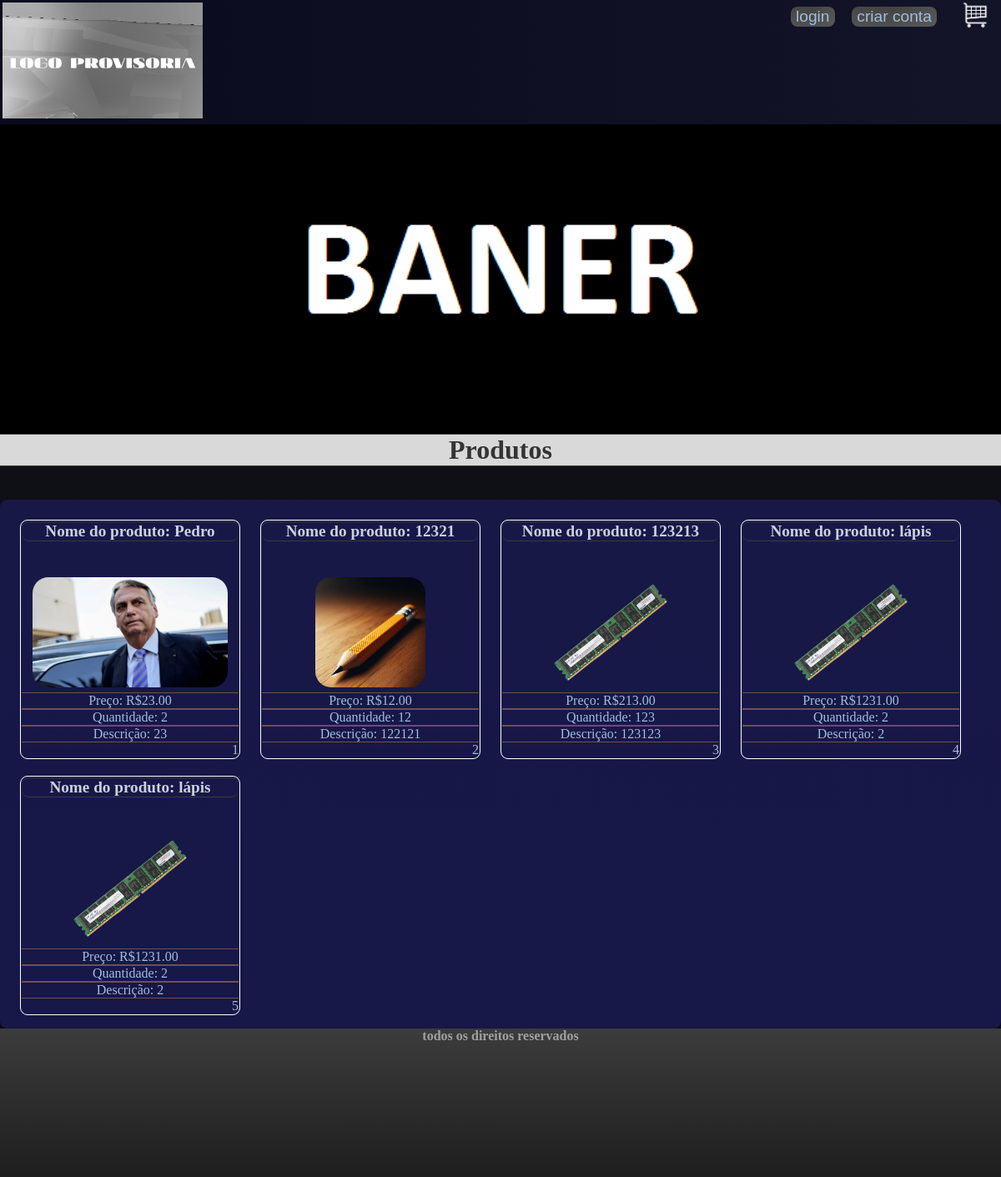
Before: / with the older database file.
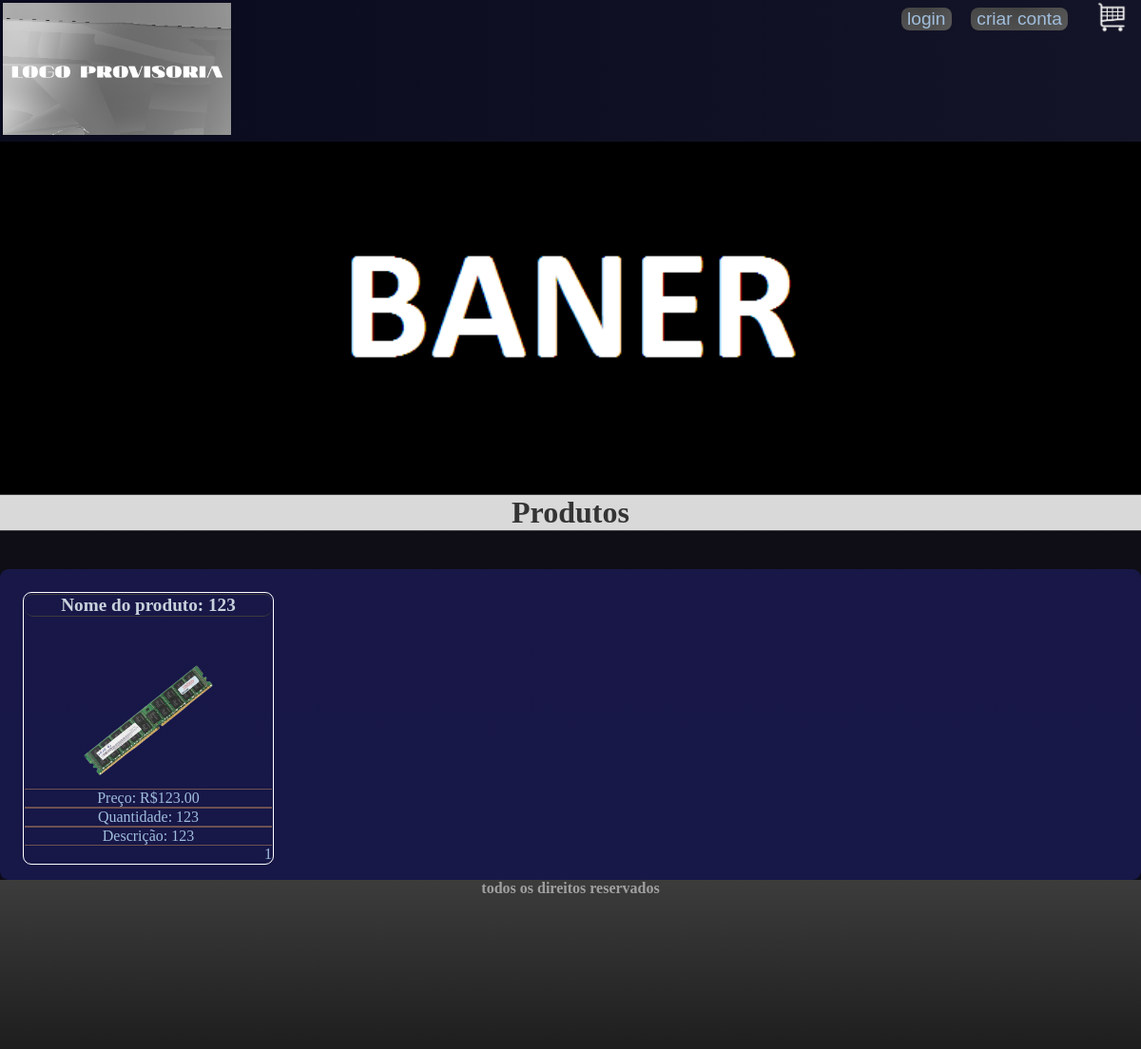
After: the same page with the newer database file.
### tables this page shows
CREATE TABLE `produto` (
  `id_produto` int NOT NULL,
  `nome_produto` varchar(80) NOT NULL,
  `preco_produto` decimal(10,2) NOT NULL,
  `quantidade_produto` varchar(100) NOT NULL,
  `fk_id_cores` int DEFAULT NULL,
  `fk_id_categorias` int DEFAULT NULL,
  `imagem` varchar(225) NOT NULL,
  `descricao` text NOT NULL
);

### index.php (the view, shortened to what this page needs)
?><!doctype html>
<html lang="pt-br">
<head>
    <link rel="stylesheet" href="css/style.css">
    </head>
<body>
    <header>
        <div class="menu">
            <div>
            <a href="index.php">
                <li><img src="img/logo.png" class="imglogo" id="img1"></li>
            </a>
            </div>
<div class="login">
<button><a href="login.php">login</a></button>
<button><a href="criar_conta.php">criar conta</a></button>
    <div class="carrinho">
<a href="carrinho.php">
    <img src="img/carrinho.png" alt="Google (Noto Color Emoji - Unicode 15.1)" id="img2">
</a>
    </div>
    </header>
    <main>
<div class="main">
            <img src="img/teste.png" class="imagens" alt="">
            <h1 id="h1">Produtos</h1>
            </div>
            <div class='cards'>
<?php
$n = 0;
include_once('config.php');
$sql = "SELECT * FROM produto";
$result = $conexao->query($sql);
if (mysqli_num_rows($result) >= 1){
        while($row = $result->fetch_assoc()) {
            $n += 1;
            echo "<a href='1.php'> <section class='card'>";
            echo "<div> <h1 class='card_titulo'> Nome do produto: " . $row["nome_produto"] . "</h1></div>";
            echo "<div> <center><img src='" . $row["imagem"] . "' alt='Imagem' class='img1'><br></center>" . "</div>";
            echo "<div class='card_texto'>  Preço: R$" . $row["preco_produto"] . "</div>";
            echo "<div class='card_texto'> Quantidade: " . $row["quantidade_produto"] . "</div>";
            echo "<div class='card_texto'> Descrição:  " . $row["descricao"]. "</div>";
            print_r("<div align='right'>$n</div>");
            echo "</section>";
        }
} else {
    echo "0 resultados";
}
?>
</div>
    </main>
    <footer>
        <h2>todos os direitos reservados</h2>
    </footer>
</body>
</html>

### css/style.css (style rules this page uses)
body, * { margin: 0; }
body { background-image: linear-gradient(to top, rgb(11, 10, 24), rgb(18, 18, 20)); color: rgb(180, 190, 200); }
h1, h2, h4, h6 { text-align: center; color: rgb(200, 210, 220); }
#h1 { color: rgba(0, 0, 0, 0.76); background-color: #ffffffd7; }
h1 { border-top: 1px solid rgb(60, 60, 60); border-bottom: 1px solid rgb(60, 60, 60); margin-bottom: 5vh; }
h2 { margin-bottom: 20vh; font-size: medium; color: rgb(160, 160, 160); }
button { white-space: nowrap; cursor: pointer; font-size: larger; border: none; color: rgb(210, 210, 210); background: linear-gradient(rgba(80, 80, 80, 0.7), rgba(90, 90, 90, 0.8)) padding-box, linear-gradient(to right, #333333, #222222, #555555) border-box; border-radius: 8px; }
.login { margin-right: 1vw; width: 240px; height: 5vh; display: flex; justify-content: space-between; align-items: center; color: rgb(190, 190, 190); }
#img1 { margin: 3px; max-width: 20vw; max-height: 20vh; }
#img2 { max-width: 3vw; max-height: 5vh; padding-left: 0.7vw; }
.img1 { margin: 1%; border-radius: 19px; max-width: 24vw; max-height: 11vw; }
.menu { display: flex; justify-content: space-between; background-image: linear-gradient(to left, rgb(20, 20, 40), rgb(10, 10, 30)); }
li { list-style: none; flex-grow: 1; }
a { color: rgb(160, 190, 220); text-decoration: none; text-align: center; }
footer { display: flex; flex-wrap: nowrap; justify-content: space-around; background-image: linear-gradient(to top, rgb(30, 30, 30), rgb(60, 60, 60)); }
::placeholder { color: rgb(180, 180, 180); }
.main { display: flex; flex-direction: column; overflow: hidden; }
section { margin: 2px; padding: 1px; }
.cards { padding-left: 10vw; background-color: #20206b94; display: grid; min-width: 19vw; border-radius: 9px; grid-template-columns: 24vw 24vw 24vw 24vw; padding: 1vw 1vw 1vh 1vw ; }
.card { border-radius: 9px; display: flex; border: 1px solid #ffffff; flex-direction: column; min-width: 19vw; margin: 1vw 1vw 1vh 1vw ; }
.card_texto { font-size: absolute 120% !important; text-align: center; border-top: 1px solid #6d5151; overflow: hidden ; border-bottom: 1px solid #6d5151; }
.card_titulo { font-size: 120%; text-align: center; border-radius: 9px; border: 1px 0px 1px 0px solid #ffffff; }

Changed rows visible on the page:
removed produto: nome_produto "Pedro", imagem (picture), preco_produto "23.00", quantidade_produto "2", descricao "23", value "1"
removed produto: nome_produto "12321", imagem (picture), preco_produto "12.00", quantidade_produto "12", descricao "122121", value "2"
removed produto: nome_produto "123213", imagem (picture), preco_produto "213.00", quantidade_produto "123", descricao "123123", value "3"
removed produto: nome_produto "lápis", imagem (picture), preco_produto "1231.00", quantidade_produto "2", descricao "2", value "4"
removed produto: nome_produto "lápis", imagem (picture), preco_produto "1231.00", quantidade_produto "2", descricao "2", value "5"
added produto: nome_produto "123", imagem (picture), preco_produto "123.00", quantidade_produto "123", descricao "123", value "1"
